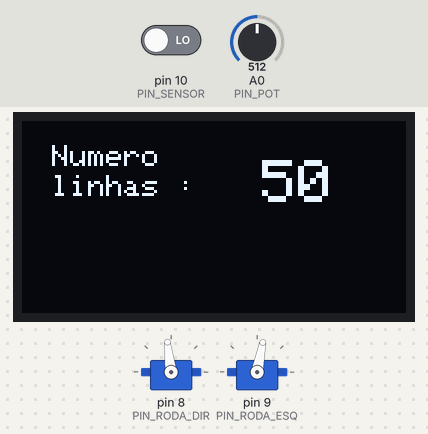
The sketch below on a simulated Arduino Uno, built with avr-gcc and run on an emulated ATmega328P. Parts: 128×64 one-colour display, 2 × servo. Inputs (shaded band) come from the test bench; at power-on: A0 (PIN_POT) = 512, pin 10 (PIN_SENSOR) LOW. What the sketch prints to the serial monitor is not drawn.

Above: at 2.2 s.
2.3 s: A0 (PIN_POT) set to 539
At 2.8 s:
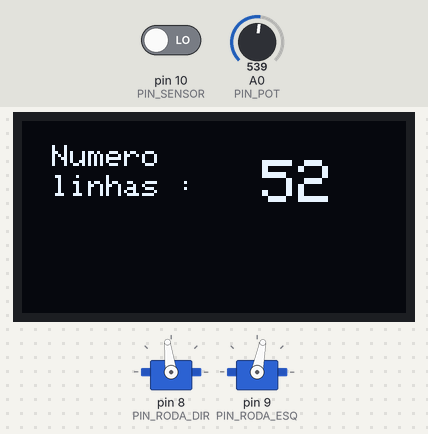
3.8 s: A0 (PIN_POT) set to 0
At 4.8 s:
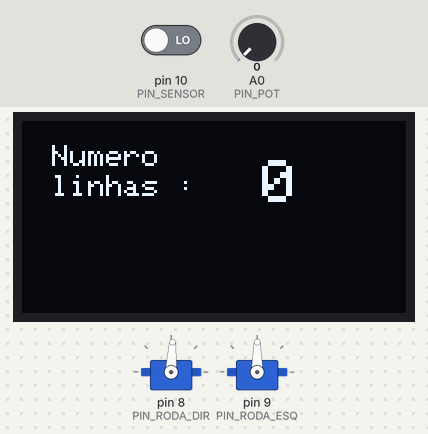
5.3 s: A0 (PIN_POT) set to 122
At 6.7 s:
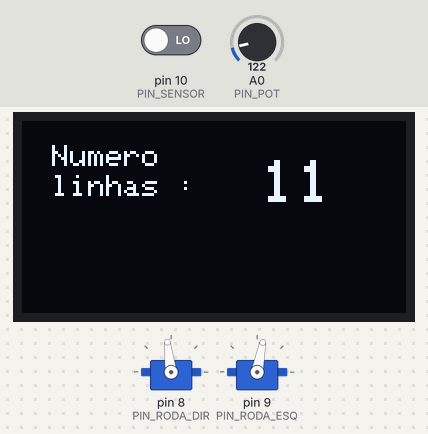
Timing chart, 0 to 8.3 s (numbered marks = the images above; inputs shaded):
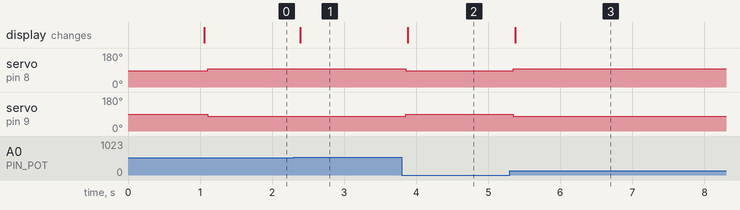

Measured:
- the behaviour switches between 521 and 522 on A0 (PIN_POT) (found by bisection; images 0 and 1)
- after the input at 2.3 s, the display: changes after 0.09 s (image 1)
- after the input at 3.8 s, servo on pin 8 (PIN_RODA_DIR): 97° → 87° after 0.06 s; servo on pin 9 (PIN_RODA_ESQ): 79° → 90° after 0.06 s; the display: changes after 0.08 s (image 2)
- after the input at 5.3 s, servo on pin 8 (PIN_RODA_DIR): 87° → 97° at once; servo on pin 9 (PIN_RODA_ESQ): 90° → 79° at once; the display: changes after 0.07 s (image 3)

The sketch:

contador_de_linha_V2.0.ino
```cpp
#include <Wire.h> //INCLUSÃO DE BIBLIOTECA
#include <Adafruit_GFX.h> //INCLUSÃO DE BIBLIOTECA
#include <Adafruit_SSD1306.h> //INCLUSÃO DE BIBLIOTECA
#include <Servo.h> //INCLUSÃO DE BIBLIOTECA

Adafruit_SSD1306 display = Adafruit_SSD1306(); //OBJETO DO TIPO Adafruit_SSD1306

const int PIN_SENSOR = 10;
const int PIN_RODA_DIR = 8;
const int PIN_RODA_ESQ = 9;
const int PIN_POT = A0;
const bool DEBUG = false;
const int DEFINICAO = 6;
int PIN_INICIO;
int PIN_FINAL;
int POSICAO = 0;
int sensor1 = 0; //definindo valor inicial para o sensor
int pico1 = 0; //definindo valor inicial para pico1
int pico2 = 0; //definindo valor inicial para pico2
int valor = 10;


Servo roda1;
Servo roda2;


void setup() {
  Wire.begin(); //INICIALIZA A BIBLIOTECA WIRE
  display.begin(SSD1306_SWITCHCAPVCC, 0x3C); //INICIALIZA O DISPLAY COM ENDEREÇO I2C 0x3C
  display.setTextColor(WHITE); //DEFINE A COR DO TEXTO
  display.setTextSize(1); //DEFINE O TAMANHO DA FONTE DO TEXTO
  display.clearDisplay(); //LIMPA AS INFORMAÇÕES DO DISPLAY
  pinMode(PIN_POT, INPUT); //ativa o potenciometro na porta A0
  pinMode(PIN_SENSOR, INPUT); //ativa o sensor na porta 10
  roda1.attach(PIN_RODA_DIR); //ativa roda direita
  roda2.attach(PIN_RODA_ESQ); //ativa roda esquerda
  parar();
  Serial.begin(9600); //ativa o serial monitor
  Serial.println("valores"); //imprime mensagem inicial no serial monitor
  delay(1000);
}


void loop() {


  MONITOR();

  sensor1 = (digitalRead(PIN_SENSOR)); //atribuindo o valor atual do sensor a variavel

  if (sensor1 == 1) {
    pico1 = pico1 + 1;

  }
  if (sensor1 == 0 && pico1 > 0) {
    pico2 = pico2 + 1;
    pico1 = 0;
    POSICAO = POSICAO + 1;
    Serial.print("valor cm: ");
    Serial.println(pico2);
  } else if (pico2 >= linha()) {
    parar();
  } else {
    andar();
  }

}

int linha() {
  int valor = (analogRead(PIN_POT));
  valor = map(valor, 0, 1023, 0, 100);
  return valor;

}

void parar() {
  roda1.write(87);
  roda2.write(90);
}

void andar() {
  roda1.write(97);
  roda2.write(79);
}

void MONITOR() {

  display.setTextSize(1); //DEFINE O TAMANHO DA FONTE DO TEXTO
  display.setCursor(10, 8); //POSIÇÃO EM QUE O CURSOR IRÁ FAZER A ESCRITA
  display.print("Numero"); //ESCREVE O TEXTO NO DISPLAY
  display.setCursor(10, 18); //POSIÇÃO EM QUE O CURSOR IRÁ FAZER A ESCRITA
  display.print("linhas :"); //ESCREVE O TEXTO NO DISPLAY
  display.setTextSize(2); //DEFINE O TAMANHO DA FONTE DO TEXTO
  display.setCursor(80, 13); //POSIÇÃO EM QUE O CURSOR IRÁ FAZER A ESCRITA
  display.print(linha()); //ESCREVE O TEXTO NO DISPLAY
  display.display(); //EFETIVA A ESCRITA NO DISPLAY
  delay(50); //INTERVALO DE 1,5 SEGUNDOS
  display.clearDisplay(); //LIMPA AS INFORMAÇÕES DO DISPLAY

}
```
